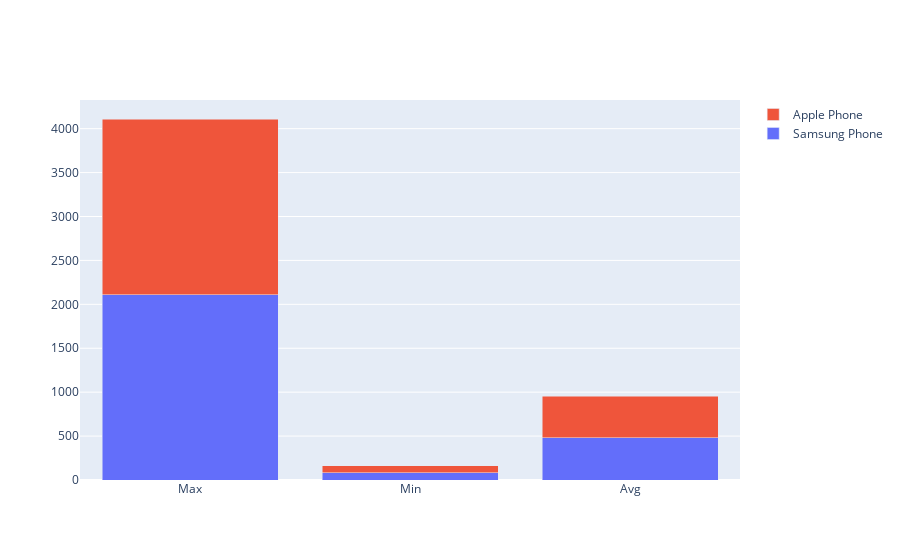

Write notebook code for a chart like this one.
### Code cell
# ---Average,max,min price


stat=['Max', 'Min', 'Avg']
YS=Samsung_pd.groupby(['Brand'],as_index=False).agg({'Price(CAD)':['max','min','mean']})
YA=Apple_pd.groupby(['Brand'],as_index=False).agg({'Price(CAD)':['max','min','mean']})
YS.values[0][1:4]

fig = go.Figure(data=[
    go.Bar(name='Samsung Phone', x=stat, y=[YS.values[0][1], YS.values[0][2],YS.values[0][3]]),
    go.Bar(name='Apple Phone', x=stat, y=[YA.values[0][1], YA.values[0][2],YA.values[0][3]])
])
# Change the bar mode
fig.update_layout(barmode='stack')
fig.show()

### Figure 1 — Plotly figure (JSON) as saved in the notebook; plotly's stock layout.template omitted (floating-point values rounded to 4 significant figures)
{"data": [{"name": "Samsung Phone", "type": "bar", "x": ["Max", "Min", "Avg"], "y": [2110.0, 79.99, 481.2]}, {"name": "Apple Phone", "type": "bar", "x": ["Max", "Min", "Avg"], "y": [2000.0, 79.98, 474.3]}], "layout": {"barmode": "stack"}}
